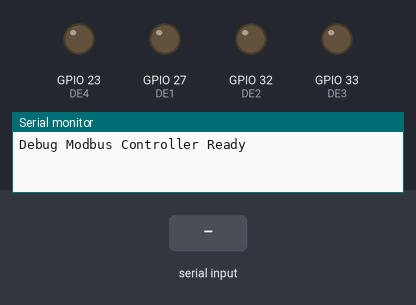
Bench run of a sketch on a simulated ESP32. Shown: output pins drawn as LEDs (lit = HIGH), the last lines printed to the serial monitor. The test bench sets the inputs (shaded band).

Above: at 1.2 s.
1.3 s: "T\n" received over Serial
At 2.2 s:
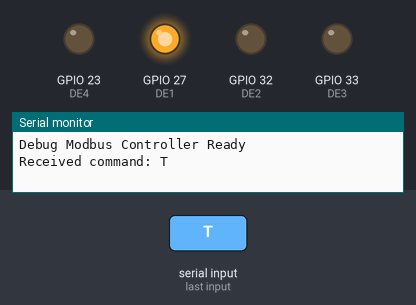
2.8 s: "S \n" received over the second serial link
5.8 s: "S \n" received over Serial
7.3 s: ".\n" received over the second serial link
8.8 s: ".\n" received over Serial
Timing chart, 0 to 11.3 s (numbered marks = the images above; inputs shaded):
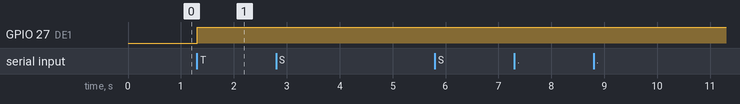

Measured:
- after the input at 1.3 s, GPIO 27 (DE1): LOW → HIGH at once

The sketch:

temp_debugger.ino
```cpp
#include <ModbusMaster.h>

#define RXD2 16
#define TXD2 17

#define MUX_S0 18
#define MUX_S1 19

#define DE1 27
#define DE2 32
#define DE3 33
#define DE4 23

#define RS485_DE_RE_TEMP DE1
#define RS485_DE_RE_LIGHTS DE2
#define RS485_DE_RE_DEHUM1 DE3
#define RS485_DE_RE_DEHUM2 DE4

#define SLAVE_ID 1
#define BAUD_RATE 9600

ModbusMaster node;

const uint16_t REG_CONTROL_TEMP = 5;
const uint16_t REG_SP1 = 50;

// --- RS485 direction control ---
void preTransmission() {
  digitalWrite(RS485_DE_RE_TEMP, HIGH);
  delay(3); // 3 ms TX enable
}

void postTransmission() {
  delay(3);
  digitalWrite(RS485_DE_RE_TEMP, LOW);
}

// --- Set only one DE pin HIGH ---
void setOnlyDE(uint8_t dePin) {
  digitalWrite(DE1, LOW);
  digitalWrite(DE2, LOW);
  digitalWrite(DE3, LOW);
  digitalWrite(DE4, LOW);
  if (dePin == DE1 || dePin == DE2 || dePin == DE3 || dePin == DE4)
    digitalWrite(dePin, HIGH);
}

// --- Select MUX channel ---
void selectRS485Channel(uint8_t channel) {
  switch(channel) {
    case 1: digitalWrite(MUX_S1, LOW);  digitalWrite(MUX_S0, LOW);  setOnlyDE(DE1); break;
    case 2: digitalWrite(MUX_S1, LOW);  digitalWrite(MUX_S0, HIGH); setOnlyDE(DE2); break;
    case 3: digitalWrite(MUX_S1, HIGH); digitalWrite(MUX_S0, LOW);  setOnlyDE(DE3); break;
    case 4: digitalWrite(MUX_S1, HIGH); digitalWrite(MUX_S0, HIGH); setOnlyDE(DE4); break;
    default: digitalWrite(MUX_S1, LOW); digitalWrite(MUX_S0, LOW); setOnlyDE(0); break;
  }
  delay(3); // 3 ms settle
}

void selectTempChannel() { selectRS485Channel(1); }

// --- Low-level UART debug ---
size_t uart2WriteDebug(uint8_t *data, size_t len) {
  Serial.print("TX bytes: ");
  for (size_t i = 0; i < len; i++) {
    Serial.printf("%02X ", data[i]);
  }
  Serial.println();
  return Serial2.write(data, len);
}

int uart2ReadDebug() {
  if (Serial2.available()) {
    int c = Serial2.read();
    Serial.printf("RX byte: %02X\n", c & 0xFF);
    return c;
  }
  return -1;
}

// --- Read Temperature with debug ---
float readTemperature() {
  selectTempChannel();
  uint8_t result;
  for (uint8_t attempt=1; attempt<=2; attempt++) {
    result = node.readHoldingRegisters(REG_CONTROL_TEMP, 1);
    Serial.printf("Modbus read result: 0x%02X\n", result);
    if (result == node.ku8MBSuccess) {
      uint16_t raw = node.getResponseBuffer(0);
      Serial.printf("Raw temp register value: %d\n", raw);
      return raw / 10.0;
    }
    delay(100);
  }
  return -999.0;
}

// --- Set SP1 Temperature ---
bool setTemperature(float tempC) {
  selectTempChannel();
  uint16_t regValue = (uint16_t)(tempC * 10);
  uint8_t result = node.writeSingleRegister(REG_SP1, regValue);
  Serial.printf("Modbus write result: 0x%02X\n", result);
  if (result == node.ku8MBSuccess) return true;
  return false;
}

void setup() {
  Serial.begin(115200);
  Serial2.begin(BAUD_RATE, SERIAL_8N1, RXD2, TXD2);

  pinMode(MUX_S0, OUTPUT);
  pinMode(MUX_S1, OUTPUT);
  digitalWrite(MUX_S0, LOW);
  digitalWrite(MUX_S1, LOW);

  pinMode(DE1, OUTPUT);
  pinMode(DE2, OUTPUT);
  pinMode(DE3, OUTPUT);
  pinMode(DE4, OUTPUT);
  digitalWrite(DE1, LOW);
  digitalWrite(DE2, LOW);
  digitalWrite(DE3, LOW);
  digitalWrite(DE4, LOW);

  node.begin(SLAVE_ID, Serial2);
  node.preTransmission(preTransmission);
  node.postTransmission(postTransmission);

  Serial.println("Debug Modbus Controller Ready");
}

void loop() {
  static String input = "";
  while (Serial.available()) {
    char c = Serial.read();
    if (isPrintable(c) || c == '.' || c == ' ')
      input += c;

    if (c == '\r' || c == '\n') {
      input.trim();
      if (input.length() > 0) {
        Serial.print("Received command: ");
        Serial.println(input);
        input.toUpperCase();

        if (input.startsWith("S ")) {
          float temp = input.substring(2).toFloat();
          setTemperature(temp);
        } else if (input == "T") {
          float temp = readTemperature();
          if (temp != -999.0) Serial.printf("Current Temp: %.1f\n", temp);
          else Serial.println("Failed to read");
        }
      }
      input = "";
    }
  }

  // --- UART2 raw receive logging ---
  while (Serial2.available()) {
    int c = uart2ReadDebug();
    (void)c; // just print for debug
  }

  delay(10);
}
```
